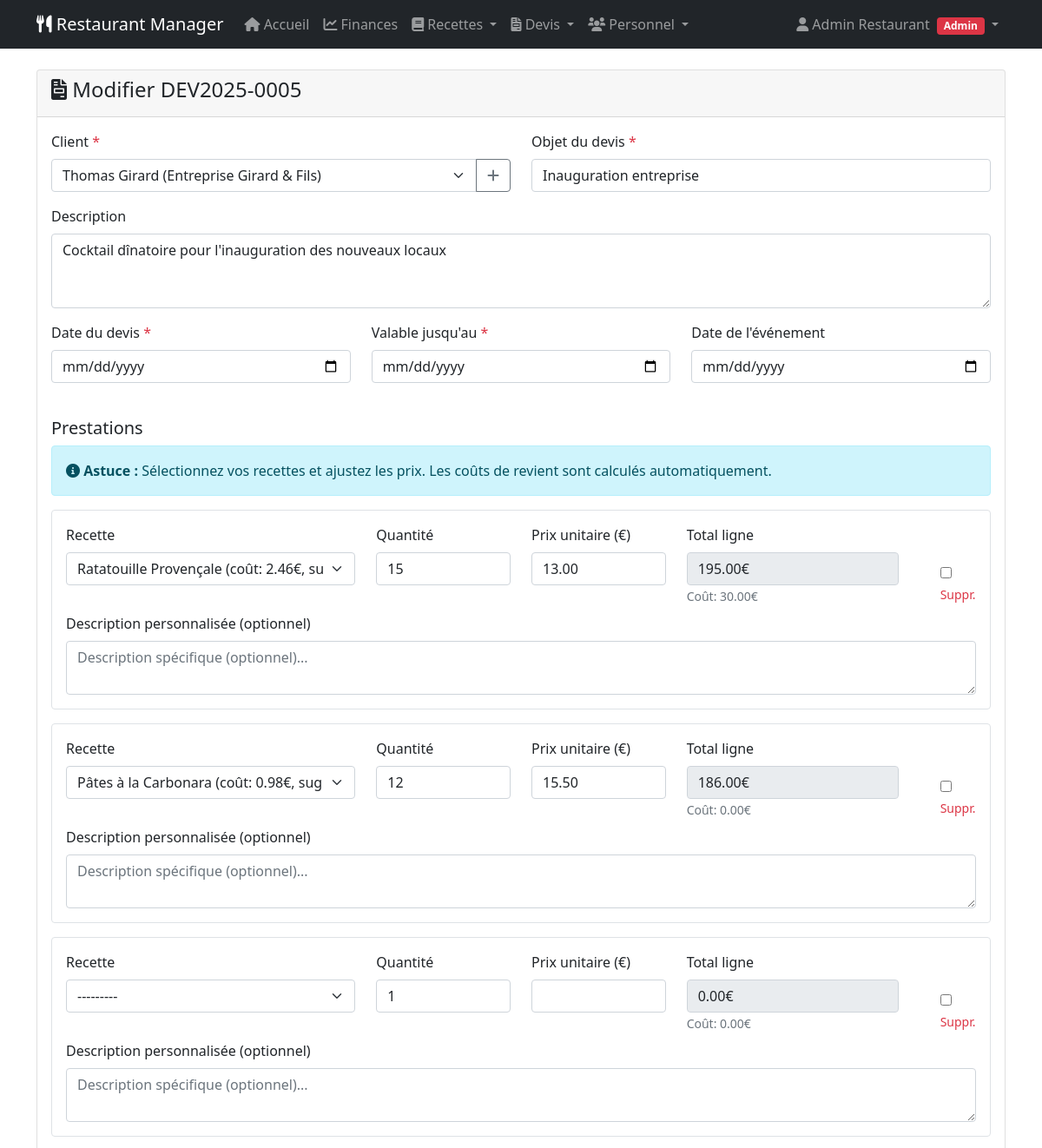
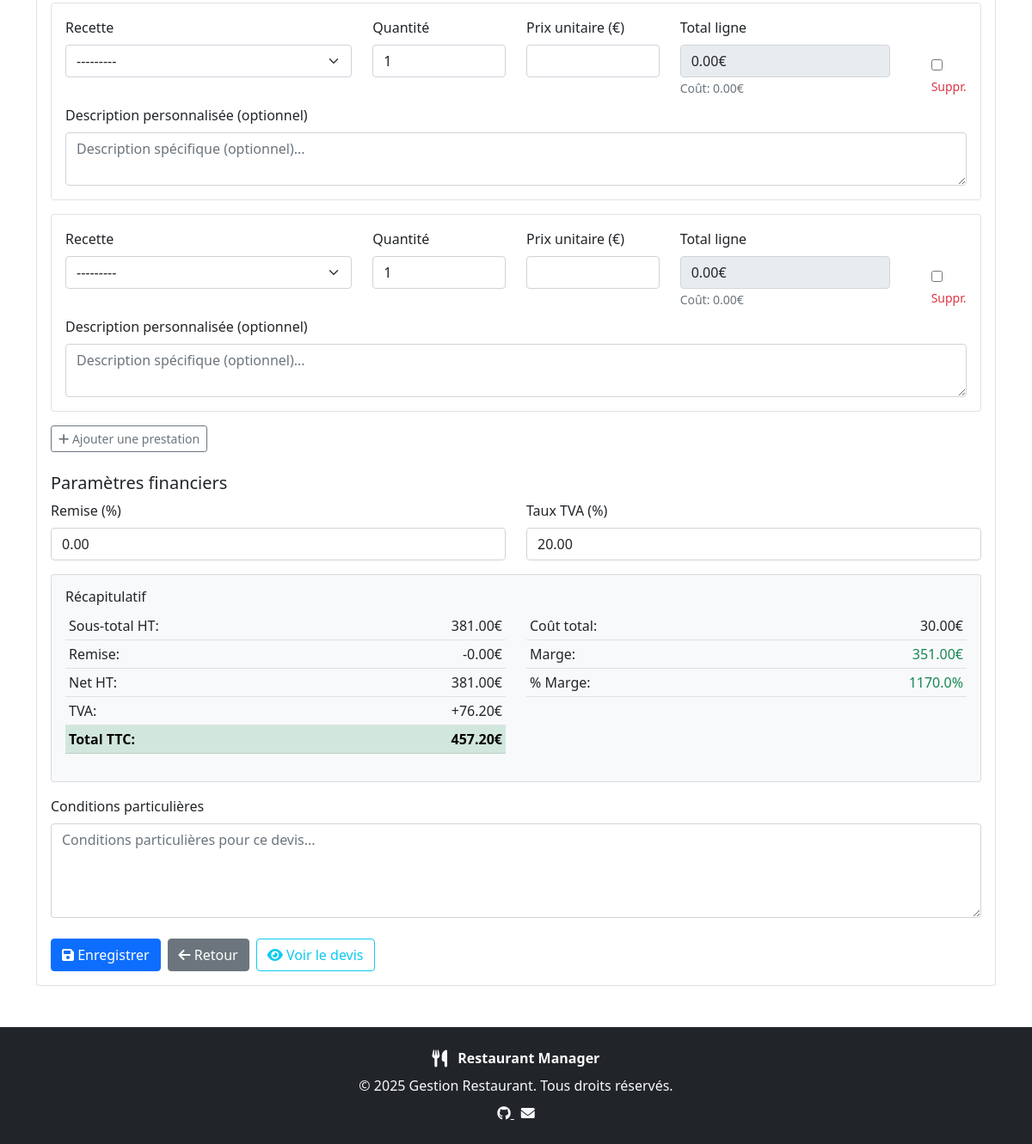
The app's page /devis/5/modifier/ (signed in) with its own data (2 pictures, top to bottom).
### quotes/models.py (models this page shows, shortened)
class Quote(models.Model):
    STATUS_CHOICES = [
        ('draft', 'Brouillon'),
        ('sent', 'Envoyé'),
        ('accepted', 'Accepté'),
        ('declined', 'Refusé'),
        ('expired', 'Expiré'),
    ]
    quote_number = models.CharField(max_length=50, unique=True, verbose_name="Numéro de devis")
    customer = models.ForeignKey(Customer, on_delete=models.CASCADE, verbose_name="Client")
    status = models.CharField(max_length=20, choices=STATUS_CHOICES, default='draft', verbose_name="Statut")
    quote_date = models.DateField(verbose_name="Date du devis")
    valid_until = models.DateField(verbose_name="Valable jusqu'au")
    event_date = models.DateField(blank=True, null=True, verbose_name="Date de l'événement")
    title = models.CharField(max_length=200, verbose_name="Objet du devis")
    description = models.TextField(blank=True, verbose_name="Description")
    discount_percentage = models.DecimalField(
        max_digits=5, decimal_places=2, default=0,
        verbose_name="Remise (%)"
    )
    tax_rate = models.DecimalField(
        max_digits=5, decimal_places=2, default=20,
        verbose_name="Taux TVA (%)"
    )
    terms_conditions = models.TextField(
        blank=True,
        verbose_name="Conditions générales",
        help_text="Conditions particulières pour ce devis"
    )
    internal_notes = models.TextField(
        blank=True,
        verbose_name="Notes internes",
        help_text="Notes privées, non visibles sur le devis"
    )
    created_at = models.DateTimeField(auto_now_add=True)
    updated_at = models.DateTimeField(auto_now=True)
    created_by = models.ForeignKey(User, on_delete=models.SET_NULL, null=True, verbose_name="Créé par")
    class Meta:
        verbose_name = "Devis"
        verbose_name_plural = "Devis"
        ordering = ['-created_at']

### quotes/views.py (the view)
# urls.py: path('<int:pk>/modifier/', views.quote_update, name='update'),
@manager_required
def quote_update(request, pk):
    quote = get_object_or_404(Quote, pk=pk)
    if request.method == 'POST':
        form = QuoteForm(request.POST, instance=quote)
        formset = QuoteItemFormSet(request.POST, instance=quote)
        if form.is_valid() and formset.is_valid():
            quote = form.save()
            formset.save()
            messages.success(request, f'Devis {quote.quote_number} modifié avec succès!')
            return redirect('quotes:detail', pk=quote.pk)
    else:
        form = QuoteForm(instance=quote)
        formset = QuoteItemFormSet(instance=quote)
    return render(request, 'quotes/quote_form.html', {
        'form': form,
        'formset': formset,
        'title': f'Modifier {quote.quote_number}',
        'quote': quote
    })

### templates/quotes/quote_form.html (shortened to what this page needs)
{% extends 'base.html' %}
{% block content %}
<div class="card">
    <div class="card-header">
        <h4><i class="fas fa-file-invoice"></i> {{ title }}</h4>
    </div>
    <div class="card-body">
        <form method="post" id="quote-form">
            <div class="row">
                <div class="col-md-6">
                    <div class="mb-3">
                        <label for="{{ form.customer.id_for_label }}" class="form-label">
                            Client <span class="text-danger">*</span>
                        </label>
                        <div class="input-group">
                            {{ form.customer }}
                            <a href="{% url 'quotes:customer_create' %}" class="btn btn-outline-secondary" target="_blank">
                                <i class="fas fa-plus"></i>
                            </a>
                        </div>
                    </div>
                </div>
                <div class="col-md-6">
                    <div class="mb-3">
                        <label for="{{ form.title.id_for_label }}" class="form-label">
                            Objet du devis <span class="text-danger">*</span>
                        </label>
                        {{ form.title }}
                    </div>
                </div>
            </div>
            <div class="mb-3">
                <label for="{{ form.description.id_for_label }}" class="form-label">
                    Description
                </label>
                {{ form.description }}
            </div>
            <div class="row">
                <div class="col-md-4">
                    <div class="mb-3">
                        <label for="{{ form.quote_date.id_for_label }}" class="form-label">
                            Date du devis <span class="text-danger">*</span>
                        </label>
                        {{ form.quote_date }}
                    </div>
                </div>
                <div class="col-md-4">
                    <div class="mb-3">
                        <label for="{{ form.valid_until.id_for_label }}" class="form-label">
                            Valable jusqu'au <span class="text-danger">*</span>
                        </label>
                        {{ form.valid_until }}
                    </div>
                </div>
                <div class="col-md-4">
                    <div class="mb-3">
                        <label for="{{ form.event_date.id_for_label }}" class="form-label">
                            Date de l'événement
                        </label>
                        {{ form.event_date }}
                    </div>
                </div>
            </div>
            <h5 class="mt-4">Prestations</h5>
            <div class="alert alert-info">
                <i class="fas fa-info-circle"></i>
                <strong>Astuce :</strong> Sélectionnez vos recettes et ajustez les prix. Les coûts de revient sont calculés automatiquement.
            </div>
            <div id="quote-items-formset">
                {% for form in formset %}
                    <div class="quote-item-form border rounded p-3 mb-3">
                        <div class="row">
                            <div class="col-md-4">
                                <label class="form-label">Recette</label>
                                {{ form.recipe }}
                            </div>
                            <div class="col-md-2">
                                <label class="form-label">Quantité</label>
                                {{ form.quantity }}
                            </div>
                            <div class="col-md-2">
                                <label class="form-label">Prix unitaire (€)</label>
                                {{ form.unit_price }}
                            </div>
                            <div class="col-md-3">
                                <label class="form-label">Total ligne</label>
                                <input type="text" class="form-control line-total" readonly placeholder="0.00€">
                                <small class="text-muted">Coût: <span class="line-cost">0.00€</span></small>
                            </div>
                            <div class="col-md-1 d-flex align-items-end">
                                {% if form.DELETE %}
                                    <div class="form-check">
                                        {{ form.DELETE }}
                                        <label class="form-check-label text-danger small">Suppr.</label>
                                    </div>
                                {% endif %}
                            </div>
                        </div>
                        <div class="row mt-2">
                            <div class="col-12">
                                <label class="form-label">Description personnalisée (optionnel)</label>
                                {{ form.description }}
                            </div>
                        </div>
                    </div>
                {% endfor %}
            </div>
            <button type="button" id="add-item" class="btn btn-outline-secondary btn-sm">
                <i class="fas fa-plus"></i> Ajouter une prestation
            </button>
            <h5 class="mt-4">Paramètres financiers</h5>
            <div class="row">
                <div class="col-md-6">
                    <div class="mb-3">
                        <label for="{{ form.discount_percentage.id_for_label }}" class="form-label">
                            Remise (%)
                        </label>
                        {{ form.discount_percentage }}
                    </div>
                </div>
                <div class="col-md-6">
                    <div class="mb-3">
                        <label for="{{ form.tax_rate.id_for_label }}" class="form-label">
                            Taux TVA (%)
                        </label>
                        {{ form.tax_rate }}
                    </div>
                </div>
            </div>
            <div class="card bg-light">
                <div class="card-body">
                    <h6>Récapitulatif</h6>
                    <div class="row">
                        <div class="col-md-6">
                            <table class="table table-sm">
                                <tr>
                                    <td>Sous-total HT:</td>
                                    <td class="text-end"><span id="subtotal">0.00€</span></td>
                                </tr>
                                <tr>
                                    <td>Remise:</td>
                                    <td class="text-end">-<span id="discount">0.00€</span></td>
                                </tr>
                                <tr>
                                    <td>Net HT:</td>
                                    <td class="text-end"><span id="net-ht">0.00€</span></td>
                                </tr>
                                <tr>
                                    <td>TVA:</td>
                                    <td class="text-end">+<span id="tax">0.00€</span></td>
                                </tr>
                                <tr class="table-success">
                                    <td><strong>Total TTC:</strong></td>
                                    <td class="text-end"><strong><span id="total">0.00€</span></strong></td>
                                </tr>
                            </table>
                        </div>
                        <div class="col-md-6">
                            <table class="table table-sm">
                                <tr>
                                    <td>Coût total:</td>
                                    <td class="text-end"><span id="total-cost">0.00€</span></td>
                                </tr>
                                <tr>
                                    <td>Marge:</td>
                                    <td class="text-end text-success"><span id="margin">0.00€</span></td>
                                </tr>
                                <tr>
                                    <td>% Marge:</td>
                                    <td class="text-end text-success"><span id="margin-percent">0%</span></td>
                                </tr>
                            </table>
                        </div>
                    </div>
                </div>
            </div>
            <div class="mb-4 mt-3">
                <label for="{{ form.terms_conditions.id_for_label }}" class="form-label">
                    Conditions particulières
                </label>
                {{ form.terms_conditions }}
            </div>
            <div class="d-flex gap-2">
                <button type="submit" class="btn btn-primary">
                    <i class="fas fa-save"></i> Enregistrer
                </button>
                <a href="{% url 'quotes:list' %}" class="btn btn-secondary">
                    <i class="fas fa-arrow-left"></i> Retour
                </a>
                {% if quote %}
                    <a href="{% url 'quotes:detail' quote.pk %}" class="btn btn-outline-info">
                        <i class="fas fa-eye"></i> Voir le devis
                    </a>
                {% endif %}
            </div>
        </form>
    </div>
</div>
{% endblock %}

### templates/base.html (shortened to what this page needs)
<!DOCTYPE html>
<html lang="fr">
  <head>
    <link
      href="https://cdn.jsdelivr.net/npm/bootstrap@5.1.3/dist/css/bootstrap.min.css"
      rel="stylesheet"
    />
    <link
      href="https://cdnjs.cloudflare.com/ajax/libs/font-awesome/6.0.0/css/all.min.css"
      rel="stylesheet"
    />
  </head>
  <body>
    <nav class="navbar navbar-expand-lg navbar-dark bg-dark">
      <div class="container">
        <a class="navbar-brand" href="{% url 'dashboard:dashboard' %}">
          <i class="fas fa-utensils"></i> Restaurant Manager
        </a>
        <div class="collapse navbar-collapse" id="navbarNav">
          {% if user.is_authenticated %}
          <ul class="navbar-nav me-auto">
            <li class="nav-item">
              <a class="nav-link" href="{% url 'dashboard:dashboard' %}">
                <i class="fas fa-home"></i> Accueil
              </a>
            </li>
            <li class="nav-item">
              <a class="nav-link" href="{% url 'finances:dashboard' %}">
                <i class="fas fa-chart-line"></i> Finances
              </a>
            </li>
            {% if user.is_superuser or user.groups.filter.name == 'Managers' %}
              <li class="nav-item dropdown">
                <a
                  class="nav-link dropdown-toggle"
                  href="#"
                  id="recipesDropdown"
                  role="button"
                  data-bs-toggle="dropdown"
                >
                  <i class="fas fa-book"></i> Recettes
                </a>
              </li>
            {% endif %}
            {% if user.is_superuser or user.groups.filter.name == 'Managers' %}
              <li class="nav-item dropdown">
                <a
                  class="nav-link dropdown-toggle"
                  href="#"
                  id="quotesDropdown"
                  role="button"
                  data-bs-toggle="dropdown"
                >
                  <i class="fas fa-file-invoice"></i> Devis
                </a>
              </li>
            {% endif %}
            <li class="nav-item dropdown">
              <a
                class="nav-link dropdown-toggle"
                href="#"
                id="staffDropdown"
                role="button"
                data-bs-toggle="dropdown"
              >
                <i class="fas fa-users"></i> Personnel
              </a>
            </li>
          </ul>
          <ul class="navbar-nav">
            <li class="nav-item dropdown">
              <a
                class="nav-link dropdown-toggle"
                href="#"
                id="userDropdown"
                role="button"
                data-bs-toggle="dropdown"
              >
                <i class="fas fa-user"></i>
                {{ user.get_full_name|default:user.username }}
                {% if user.is_superuser %}
                  <span class="badge bg-danger ms-1">Admin</span>
                  {% elif user.groups.filter.name == 'Managers' %}
                  <span class="badge bg-warning ms-1">Manager</span>
                  {% elif user.groups.filter.name == 'Employees' %}
                  <span class="badge bg-info ms-1">Employé</span>
                {% endif %}
              </a>
            </li>
          </ul>
          {% endif %}
        </div>
      </div>
    </nav>
    <div class="container mt-4">{% block content %} {% endblock %}</div>
    <footer class="bg-dark text-light mt-5 py-4">
      <div class="container text-center">
        <div class="mb-2">
          <i class="fas fa-utensils fa-lg me-2"></i>
          <span class="fw-bold">Restaurant Manager</span>
        </div>
        <div class="mb-2">
          &copy; {{ now|default:2025 }} Gestion Restaurant. Tous droits réservés.
        </div>
        <div>
          <a href="https://github.com/andrewarnaud1/mymanager" class="text-light me-2" target="_blank" rel="noopener">
            <i class="fab fa-github"></i>
          </a>
          <a href="mailto:contact@restaurant.com" class="text-light">
            <i class="fas fa-envelope"></i>
          </a>
        </div>
      </div>
    </footer>
  </body>
</html>

### records on screen
Quote: customer "Thomas Girard (Entreprise Girard & Fils)", title "Inauguration entreprise", description "Cocktail dînatoire pour l'inauguration des nouveaux locaux", discount_percentage "0.00", tax_rate "20.00"

### other values on screen
{{ user.get_full_name|default:user.username }} "Admin Restaurant"
{{ title }} "Modifier DEV2025-0005"
{{ now|default:2025 }} "2025"
